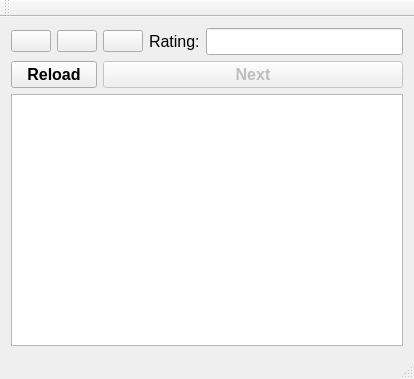
<?xml version="1.0" encoding="UTF-8"?>
<ui version="4.0">
 <class>BashQuotes</class>
 <widget class="QMainWindow" name="BashQuotes">
  <property name="geometry">
   <rect>
    <x>0</x>
    <y>0</y>
    <width>414</width>
    <height>379</height>
   </rect>
  </property>
  <property name="windowTitle">
   <string>BashQuotes</string>
  </property>
  <property name="windowIcon">
   <iconset theme="S_P_P">
    <normalon>logoSPP.ico</normalon>
   </iconset>
  </property>
  <widget class="QWidget" name="centralWidget">
   <property name="acceptDrops">
    <bool>false</bool>
   </property>
   <layout class="QGridLayout" name="gridLayout">
    <item row="0" column="1">
     <widget class="QPushButton" name="bayan">
      <property name="text">
       <string/>
      </property>
      <property name="iconSize">
       <size>
        <width>77</width>
        <height>43</height>
       </size>
      </property>
     </widget>
    </item>
    <item row="0" column="2">
     <widget class="QPushButton" name="decreaseRating">
      <property name="text">
       <string/>
      </property>
      <property name="icon">
       <iconset theme="2">
        <normaloff>images/minus.png</normaloff>images/minus.png</iconset>
      </property>
      <property name="iconSize">
       <size>
        <width>43</width>
        <height>43</height>
       </size>
      </property>
     </widget>
    </item>
    <item row="0" column="4">
     <widget class="QLineEdit" name="rating">
      <property name="font">
       <font>
        <pointsize>12</pointsize>
       </font>
      </property>
      <property name="readOnly">
       <bool>true</bool>
      </property>
     </widget>
    </item>
    <item row="0" column="3">
     <widget class="QLabel" name="label">
      <property name="font">
       <font>
        <pointsize>12</pointsize>
       </font>
      </property>
      <property name="text">
       <string>Rating:</string>
      </property>
     </widget>
    </item>
    <item row="0" column="0">
     <widget class="QPushButton" name="increaseRating">
      <property name="text">
       <string/>
      </property>
      <property name="icon">
       <iconset theme="1">
        <normaloff>images/plus.png</normaloff>images/plus.png</iconset>
      </property>
      <property name="iconSize">
       <size>
        <width>43</width>
        <height>43</height>
       </size>
      </property>
     </widget>
    </item>
    <item row="2" column="2" colspan="3">
     <widget class="QPushButton" name="next">
      <property name="enabled">
       <bool>false</bool>
      </property>
      <property name="font">
       <font>
        <pointsize>12</pointsize>
        <weight>75</weight>
        <bold>true</bold>
       </font>
      </property>
      <property name="text">
       <string>Next</string>
      </property>
      <property name="iconSize">
       <size>
        <width>43</width>
        <height>43</height>
       </size>
      </property>
     </widget>
    </item>
    <item row="3" column="0" colspan="5">
     <widget class="QTextBrowser" name="quote"/>
    </item>
    <item row="2" column="0" colspan="2">
     <widget class="QPushButton" name="load">
      <property name="font">
       <font>
        <pointsize>12</pointsize>
        <weight>75</weight>
        <bold>true</bold>
       </font>
      </property>
      <property name="text">
       <string>Reload</string>
      </property>
      <property name="iconSize">
       <size>
        <width>43</width>
        <height>43</height>
       </size>
      </property>
     </widget>
    </item>
   </layout>
  </widget>
  <widget class="QMenuBar" name="menuBar">
   <property name="geometry">
    <rect>
     <x>0</x>
     <y>0</y>
     <width>414</width>
     <height>21</height>
    </rect>
   </property>
  </widget>
  <widget class="QToolBar" name="mainToolBar">
   <attribute name="toolBarArea">
    <enum>TopToolBarArea</enum>
   </attribute>
   <attribute name="toolBarBreak">
    <bool>false</bool>
   </attribute>
  </widget>
  <widget class="QStatusBar" name="statusBar">
   <property name="enabled">
    <bool>false</bool>
   </property>
  </widget>
 </widget>
 <layoutdefault spacing="6" margin="11"/>
 <resources/>
 <connections/>
</ui>
